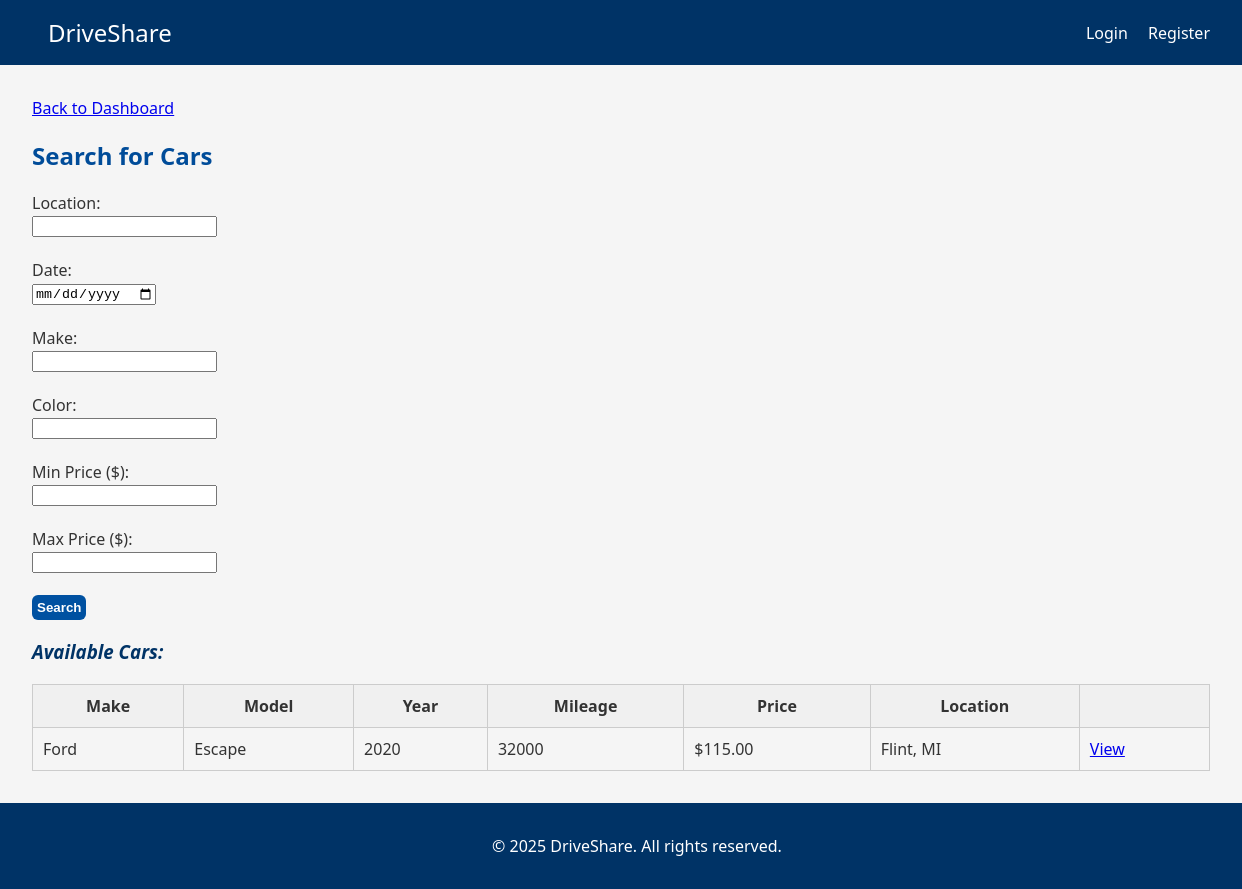
Screenshot of /search with the database file from the repository.
### tables this page shows
CREATE TABLE cars (
                id INTEGER PRIMARY KEY AUTOINCREMENT,
                owner_id INTEGER NOT NULL,
                model TEXT NOT NULL,
                make TEXT NOT NULL,
                year INTEGER NOT NULL,
                mileage INTEGER NOT NULL,
                color TEXT,
                price REAL NOT NULL,
                location TEXT NOT NULL,
                precise_location TEXT,
                is_available BOOLEAN DEFAULT 1,
                image_url TEXT,
                created_at TIMESTAMP DEFAULT CURRENT_TIMESTAMP,
                FOREIGN KEY(owner_id) REFERENCES users(id) ON DELETE CASCADE
            );

### routes.py (the view)
    @app.route("/search")
    def search():
        location = request.args.get("location", "").strip()
        date = request.args.get("date", "").strip()
        make = request.args.get("make", "").strip()
        color = request.args.get("color", "").strip()
        min_price = request.args.get("min_price", "").strip()
        max_price = request.args.get("max_price", "").strip()
        cars = []
        try:
            query = '''
                SELECT * FROM cars
                WHERE is_available = 1
                AND LOWER(location) LIKE LOWER(?)
                AND id NOT IN (
                    SELECT car_id FROM bookings
                    WHERE ? BETWEEN start_date AND end_date AND status = 'confirmed'
                )
                AND id NOT IN (
                    SELECT car_id FROM availability
                    WHERE date = ? AND is_available = 0
                )
            '''
            params = [f"%{location}%", date, date]
            if make:
                query += " AND LOWER(make) LIKE LOWER(?)"
                params.append(f"%{make}%")
            if color:
                query += " AND LOWER(color) LIKE LOWER(?)"
                params.append(f"%{color}%")
            if min_price:
                query += " AND price >= ?"
                params.append(float(min_price))
            if max_price:
                query += " AND price <= ?"
                params.append(float(max_price))
            with sqlite3.connect("database.db") as conn:
                conn.row_factory = sqlite3.Row
                cursor = conn.cursor()
                cursor.execute(query, params)
                cars = cursor.fetchall()
        except Exception as e:
            flash(f"Search error: {str(e)}")
        return render_template(
            "search.html",
            cars=cars,
            location=location,
            date=date,
            make=make,
            color=color,
            min_price=min_price,
            max_price=max_price
        )

### app.py (called while the page is built)
@app.context_processor
def inject_user_session():
    return dict(is_authenticated=UserSession.get_instance().is_authenticated())

### routes.py (called while the page is built)
    @staticmethod
    def get_instance():
        if UserSession._instance is None:
            UserSession()
        return UserSession._instance

    def is_authenticated(self):
        return self.user_id is not None

### templates/search.html (shortened to what this page needs)
{% extends 'base.html' %}
{% block content %}
<a href="{{ url_for('dashboard') }}">Back to Dashboard</a>
<h2>Search for Cars</h2>
<form method="GET">
    <label for="location">Location:</label><br>
    <input type="text" id="location" name="location" value="{{ location }}"><br><br>
    <label for="date">Date:</label><br>
    <input type="date" id="date" name="date" value="{{ date }}"><br><br>
    <label for="make">Make:</label><br>
    <input type="text" id="make" name="make" value="{{ make }}"><br><br>
    <label for="color">Color:</label><br>
    <input type="text" id="color" name="color" value="{{ color }}"><br><br>
    <label for="min_price">Min Price ($):</label><br>
    <input type="number" step="0.01" id="min_price" name="min_price" value="{{ min_price }}"><br><br>
    <label for="max_price">Max Price ($):</label><br>
    <input type="number" step="0.01" id="max_price" name="max_price" value="{{ max_price }}"><br><br>
    <button type="submit">Search</button>
</form>
{% if cars %}
<h3>Available Cars:</h3>
<table class="info-table">
    <tr><th>Make</th><th>Model</th><th>Year</th><th>Mileage</th><th>Price</th><th>Location</th><th></th></tr>
    {% for car in cars %}
    <tr>
        <td>{{ car[3] }}</td>
        <td>{{ car[2] }}</td>
        <td>{{ car[4] }}</td>
        <td>{{ car[5] }}</td>
        <td>${{ "%.2f"|format(car[7]) }}</td>
        <td>{{ car[8] }}</td>
        <td><a href="{{ url_for('car_detail', car_id=car[0]) }}">View</a></td>
    </tr>
    {% endfor %}
</table>
{% elif location or date %}
<p>No available cars found for your search.</p>
{% endif %}
{% endblock %}

### static/css/styles.css (style rules this page uses)
:root { --primary-blue: #003366; --light-blue: #0051a1; --hover-blue: #002244; --white: #fff; --gray-border: #ccc; --light-gray: #f5f5f5; --shadow: 0 2px 6px rgba(0,0,0,0.1); }
body { margin: 0; font-family: 'Segoe UI', Tahoma, Geneva, Verdana, sans-serif; background-color: var(--light-gray); color: #333; }
button { background-color: var(--light-blue); color: var(--white); font-weight: bold; border: none; padding: 5px; border-radius: 6px; cursor: pointer; transition: background-color 0.3s ease, box-shadow 0.3s ease; }
h2 { color:#004c99; font-weight: bold; }
h3 { color: var(--primary-blue); font-style: italic; }

### templates/search.html (style rules this page uses)
.info-table { width: 100%; border-collapse: collapse; margin-top: 20px; }
.info-table th, .info-table td { padding: 10px; border: 1px solid #ccc; }
.info-table th { background-color: #f0f0f0; }

### rows the page displays
cars: make "Ford", model "Escape", year "2020", mileage "32000", price "115.00", location "Flint, MI"
